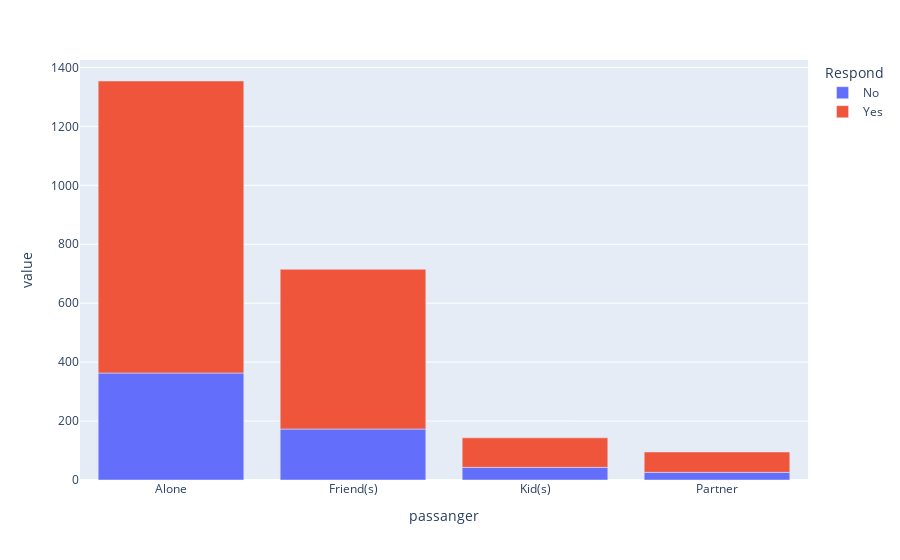

Notebook cell for this chart:
### Markdown cell above
<span style="color: red;">
Analysis: <br>
By comapring the results above, we can see that Pick 1-3, gt8, 4-8 will increase the True-Yes rate. <br>    
    
</span> 
<br>

5. Investigate column passanger, What is the acceptance counts of each catagory? How it is related to CarryAway?

### Code cell
grouped_counts_coupon = df_takeaway.groupby(['passanger','Respond']).size().reset_index(name='counts')
print(grouped_counts_coupon)

fig = px.bar(grouped_counts_coupon, x='passanger',y=['counts'], color='Respond')
fig.show()

### Figure 1 — Plotly figure (JSON) as saved in the notebook; plotly's stock layout.template omitted (floating-point values rounded to 4 significant figures)
{"data": [{"alignmentgroup": "True", "hovertemplate": "Respond=No<br>passanger=%{x}<br>value=%{y}<extra></extra>", "legendgroup": "No", "marker": {"color": "#636efa", "pattern": {"shape": ""}}, "name": "No", "offsetgroup": "No", "orientation": "v", "showlegend": true, "textposition": "auto", "type": "bar", "x": ["Alone", "Friend(s)", "Kid(s)", "Partner"], "xaxis": "x", "y": [363, 173, 43, 26], "yaxis": "y"}, {"alignmentgroup": "True", "hovertemplate": "Respond=Yes<br>passanger=%{x}<br>value=%{y}<extra></extra>", "legendgroup": "Yes", "marker": {"color": "#EF553B", "pattern": {"shape": ""}}, "name": "Yes", "offsetgroup": "Yes", "orientation": "v", "showlegend": true, "textposition": "auto", "type": "bar", "x": ["Alone", "Friend(s)", "Kid(s)", "Partner"], "xaxis": "x", "y": [991, 542, 100, 69], "yaxis": "y"}], "layout": {"barmode": "relative", "legend": {"title": {"text": "Respond"}, "tracegroupgap": 0}, "margin": {"t": 60}, "xaxis": {"anchor": "y", "domain": [0, 1], "title": {"text": "passanger"}}, "yaxis": {"anchor": "x", "domain": [0, 1], "title": {"text": "value"}}}}
